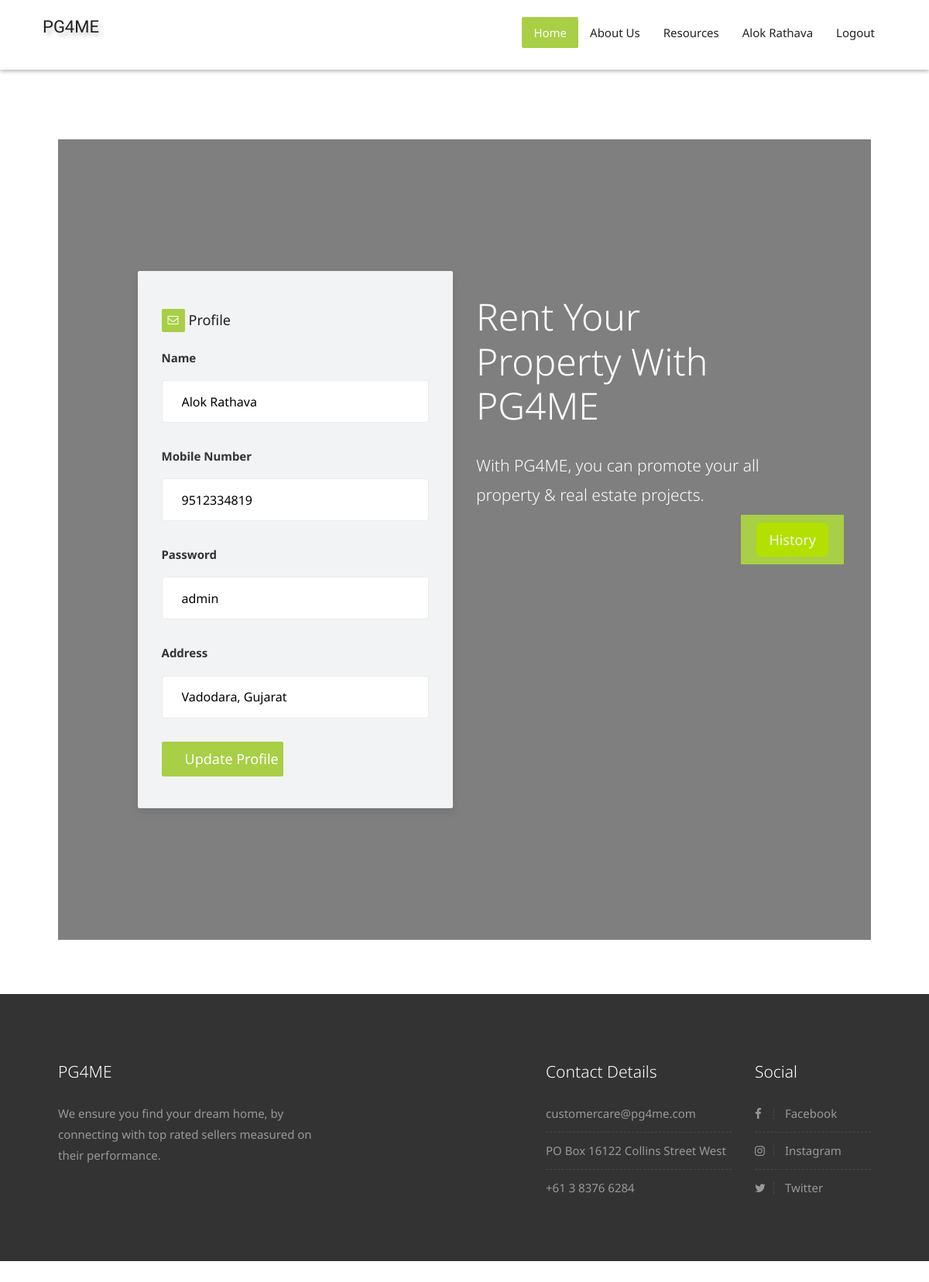
The page /profile.php (signed in) on the database its author committed.
### tables this page shows
CREATE TABLE IF NOT EXISTS `register` (
  `id` int(5) NOT NULL AUTO_INCREMENT,
  `Name` varchar(50) NOT NULL,
  `Gender` enum('male','female') NOT NULL,
  `Adress_line1` varchar(255) NOT NULL,
  `Phone` varchar(10) NOT NULL,
  `Email` varchar(50) NOT NULL,
  `Password` varchar(15) NOT NULL,
  `Aadhar_card_number` varchar(15) NOT NULL,
  PRIMARY KEY (`id`),
  UNIQUE KEY `Email` (`Email`)
);

### profile.php (the view, shortened to what this page needs)
<?php
	require 'config.php';
	include 'header.php';
	$id = $_SESSION["id"];
	$select_sql = "SELECT * FROM Register WHERE id='$id'";
	$result = $conn->query($select_sql);
	if ($result->num_rows>0) {
		while ($row = $result->fetch_assoc()) {
			$password=$row['Password'];
			$name=$row['Name'];
			$address=$row['Adress_line1'];
			$phone=$row['Phone'];
		}
	}
?>
<!DOCTYPE html>
<html lang="en">
    <link rel="stylesheet" href="css/bootstrap.min.css">
    <link rel="stylesheet" href="style.css">
    <link rel="stylesheet" href="css/colors.css">
    <link rel="stylesheet" href="css/versions.css">
    <link rel="stylesheet" href="css/responsive.css">
    <link rel="stylesheet" href="css/custom.css">
</head>
<body class="realestate_version">
	<div id="gallery" class="section wb">
        <div class="container">
            <div class="section-title row text-center">
                <div class="col-md-8 col-md-offset-2">
                </div>
            </div>
    <div class="parallax first-section">
        <div class="container" style="padding: 50px;">
            <div class="row">
                <div class="col-md-6 wow slideInLeft hidden-xs hidden-sm">
                    <div class="contact_form" style="padding-top: 50px;">
                        <h3><i class="fa fa-envelope-o grd1 global-radius"></i>Profile</h3>
                        <form id="contactform1" class="row" name="contactform" method="POST" action="update_profile.php">
                            <fieldset class="row-fluid">
                            	<div class="col-lg-12 col-md-12 col-sm-12 col-xs-12">
                            		<label for="Name" class="form-group">Name</label>
                                    <input type="text" name="name" id="name" class="form-control" readonly="TRUE" value="<?php echo $name;?>">
                                </div>
                                <div class="col-lg-12 col-md-12 col-sm-12 col-xs-12 ">
                                	<label for="Name" class="form-group">Mobile Number</label>
                                    <input type="number" name="number" id="number" class="form-control" value="<?php echo $phone;?>">
                                </div>
                                <div class="col-lg-12 col-md-12 col-sm-12 col-xs-12">
                                	<label for="Name" class="form-group">Password</label>
                                	<input type="text" name="password" id="pass" class="form-control" value="<?php echo $password;?>">
                                </div>
                                <div class="col-lg-12 col-md-12 col-sm-12 col-xs-12">
                                	<label for="Name" class="form-group">Address</label>
                                	<input type="text" name="address" id="address" class="form-control" value="<?php echo $address;?>">
                                </div>
                                <div class="col-lg-6 col-md-6 col-sm-6 col-xs-12">
                                    <button type="submit" value="SEND" id="submit1" class="btn btn-light btn-radius btn-brd grd1 btn-block">Update Profile</button>
                                </div>
                            </fieldset>
                        </form>
                    </div>
                </div>
				<div class="col-md-6 col-sm-12">
                    <div class="big-tagline clearfix">
                        <h2>Rent Your Property with PG4ME</h2>
                        <p class="lead">With PG4ME, you can promote your all property & real estate projects. </p>
                    </div>
                </div>
                <nav id="breadcrumbs" style="margin-right: 35px;">
                        <ul>
                            <a href="history.php" class="btn btn-lg" style="background-color: #B4E000;color: #f1f1f1;">History</a>
                        </ul>
                    </nav>
            </div>
        </div>
    </div>
            </div>
        </div>
</body>
</html>
<?php
	include 'footer.php';
 ?>

### style.css (style rules this page uses)
body { color: #333; font-size: 15px; font-family: 'Noto Sans', sans-serif; line-height: 1.80857; }
a { color: #1f1f1f; text-decoration: none !important; outline: none !important; -webkit-transition: all .3s ease-in-out; -moz-transition: all .3s ease-in-out; -ms-transition: all .3s ease-in-out; -o-transition: all .3s ease-in-out; transition: all .3s ease-in-out; }
h1, h2, h3, h4, h5, h6 { letter-spacing: 0; font-weight: normal; position: relative; padding: 0 0 10px 0; font-weight: normal; line-height: 120% !important; color: #1f1f1f; margin: 0 }
h2 { font-size: 22px }
h3 { font-size: 18px }
a { color: #1f1f1f; text-decoration: none; outline: none; }
a, .btn { text-decoration: none !important; outline: none !important; -webkit-transition: all .3s ease-in-out; -moz-transition: all .3s ease-in-out; -ms-transition: all .3s ease-in-out; -o-transition: all .3s ease-in-out; transition: all .3s ease-in-out; }
.lead { font-size: 18px; line-height: 30px; color: #767676; margin: 0; padding: 0; }
ul, li, ol { margin: 0px; padding: 0px; list-style: none; }
input, textarea { outline: none; box-shadow: none; transition: all 0.3s ease-in-out; }
.parallax { background-attachment: fixed; background-size: cover; height: 100%; padding: 120px 0; position: relative; width: 100%; }
.section { display: block; position: relative; overflow: hidden; padding: 70px 0; }
.section.wb { background-color: #ffffff; }
.first-section { display: block; position: relative; overflow: hidden; }
.first-section::before { content: ""; position: absolute; width: 100%; height: 100%; top: 0px; left: 0px; background: rgba(0,0,0,0.5); }
.first-section h2 { color: #ffffff; font-size: 52px; font-weight: 300; text-transform: capitalize; display: block; margin: 0; padding: 30px 0 30px; position: relative; }
.first-section .lead { font-size: 21px; font-weight: 300; padding: 0 0 40px; margin: 0; line-height: inherit; color: #ffffff; }
.section-title { display: block; position: relative; margin-bottom: 60px; }
.contact_form { border: 1px solid #ededed; box-shadow: 0 5px 14px rgba(0, 0, 0, 0.1); background-color: #f2f3f5; padding: 40px 30px; border-radius: 2px; }
.contact_form .form-control { background-color: #fff; margin-bottom: 30px; border: 1px solid #ebebeb; box-sizing: border-box; color: #000000; font-size: 16px; outline: 0 none; padding: 10px 25px; height: 55px; resize: none; box-shadow: none !important; width: 100%; }
.btn { border: 0 !important; }
.nav-pills, .effect-1:after, .nav-pills > li > a, .global-radius, .btn-brd { -webkit-border-radius: 2px; -moz-border-radius: 2px; border-radius: 2px; }
.btn-light { padding: 10px 30px; font-size: 18px; color: #ffffff; background-color: transparent; }
#breadcrumbs { background: #a8cf45; padding: 10px 20px; position: absolute; right: 0px; display: inline-block; font-size: 15px; font-weight: 500; color: #888; top: 50%; -webkit-transform: translateY(-50%); -moz-transform: translateY(-50%); -ms-transform: translateY(-50%); transform: translateY(-50%); }
#breadcrumbs ul { margin: 0; }

### css/colors.css (style rules this page uses)
.icon_wrap:hover, .nav-pills > li.active > a, .nav-pills > li.active > a:focus, .nav-pills > li.active > a:hover, .icon-wrapper:hover i, .grd1 { color: #ffffff; background: #db00ce; background: -moz-linear-gradient(left, #db00ce 0%, #2750ff 100%); background: -webkit-linear-gradient(left, #db00ce 0%, #2750ff 100%); background: linear-gradient(to right, #db00ce 0%, #2750ff 100%); filter: progid: DXImageTransform.Microsoft.gradient( startColorstr='#db00ce', endColorstr='#2750ff', GradientType=1); }

### css/responsive.css (style rules this page uses)
@media (max-width: 1200px) { .container { width: 90%; } }
@media (max-width: 1200px) { .first-section h2 { font-size: 48px; } }

### css/slideshow.css (style rules this page uses)
html { min-height: 100%; }
body, html { height: 100%; }

### profile.php (style rules this page uses)
input[type=number] { -moz-appearance: textfield; }

### rows shown on the page
register: name "Alok Rathava", number "9512334819", password "admin", address "Vadodara, Gujarat"

### other values the page prints
$_SESSION["name"] "Alok Rathava"
